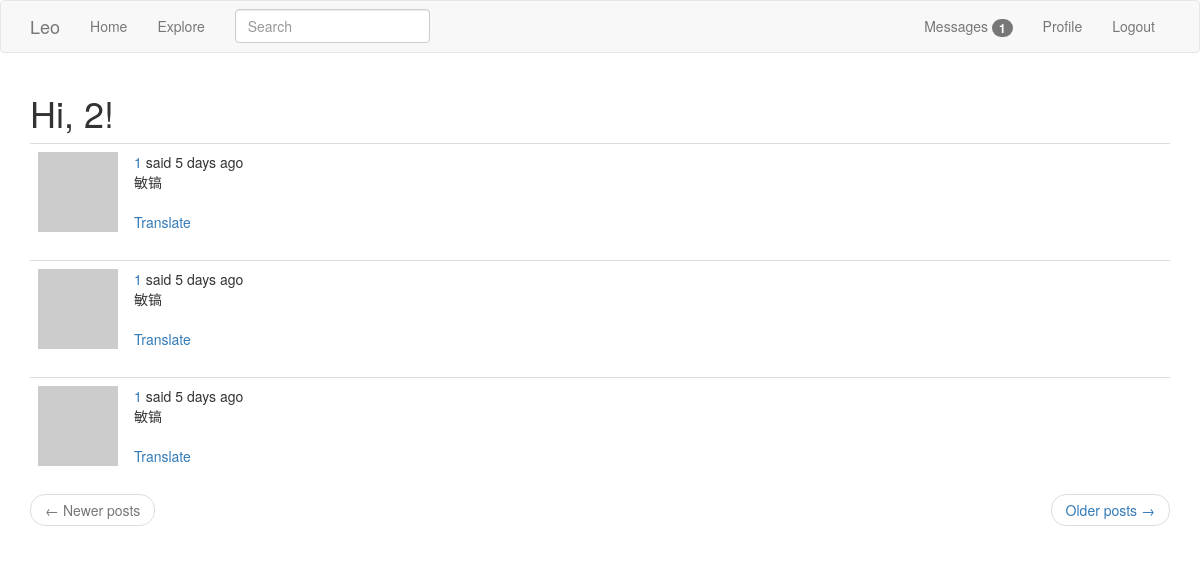
The page /explore (signed in) on the database its author committed.
### app/models.py (models this page shows, shortened)
class PaginatedAPIMixin(object):  # 分页表示mixin类，API用
    @staticmethod
    def to_collection_dict(query, page, per_page, endpoint, **kwargs):
        resources = query.paginate(page, per_page, False)
        data = {
            'items': [item.to_dict() for item in resources.items],
            '_meta': {
                'page': page,
                'per_page': per_page,
                'total_pages': resources.pages,
                'total_items': resources.total
            },
            '_links': {
                'self': url_for(endpoint, page=page, per_page=per_page,
                                **kwargs),
                'next': url_for(endpoint, page=page + 1, per_page=per_page,
                                **kwargs) if resources.has_next else None,
                'prev': url_for(endpoint, page=page - 1, per_page=per_page,
                                **kwargs) if resources.has_prev else None
            }
        }
        return data

class User(UserMixin, PaginatedAPIMixin, db.Model):  # 用户表
    id = db.Column(db.Integer, primary_key=True)
    username = db.Column(db.String(64), index=True, unique=True)
    email = db.Column(db.String(120), index=True, unique=True)
    password_hash = db.Column(db.String(128))   # 保存用户密码的哈希值
    posts = db.relationship('Post', backref='author', lazy='dynamic')
    about_me = db.Column(db.String(140))        # 个人资料编辑器
    last_seen = db.Column(db.DateTime, default=datetime.utcnow)  # 记录用户的最后访问时间
    token = db.Column(db.String(32), index=True, unique=True)
    token_expiration = db.Column(db.DateTime)
    followed = db.relationship(
        'User', secondary=followers,
        primaryjoin=(followers.c.follower_id == id),
        secondaryjoin=(followers.c.followed_id == id),
        backref=db.backref('followers', lazy='dynamic'), lazy='dynamic')
    messages_sent = db.relationship('Message',
                                    foreign_keys='Message.sender_id',
                                    backref='author', lazy='dynamic')
    messages_received = db.relationship('Message',
                                        foreign_keys='Message.recipient_id',
                                        backref='recipient', lazy='dynamic')
    last_message_read_time = db.Column(db.DateTime)
    notifications = db.relationship('Notification', backref='user',
                                    lazy='dynamic')
    tasks = db.relationship('Task', backref='user', lazy='dynamic')
    def avatar(self, size):  # 用户头像
        digest = md5(self.email.lower().encode('utf-8')).hexdigest()
        return 'https://www.gravatar.com/avatar/{}?d=identicon&s={}'.format(
            digest, size)
    def new_messages(self):  # 私有消息支持
        last_read_time = self.last_message_read_time or datetime(1900, 1, 1)
        return Message.query.filter_by(recipient=self).filter(
            Message.timestamp > last_read_time).count()
    def get_tasks_in_progress(self):
        return Task.query.filter_by(user=self, complete=False).all()

class SearchableMixin(object):  # 搜索类
    @classmethod
    def before_commit(cls, session):  # SQLAlchemy事件，事件之前触发
        session._changes = {
            'add': list(session.new),
            'update': list(session.dirty),
            'delete': list(session.deleted)
        }
    @classmethod
    def after_commit(cls, session):  # SQLAlchemy事件，事件之后触发
        for obj in session._changes['add']:
            if isinstance(obj, SearchableMixin):
                add_to_index(obj.__tablename__, obj)
        for obj in session._changes['update']:
            if isinstance(obj, SearchableMixin):
                add_to_index(obj.__tablename__, obj)
        for obj in session._changes['delete']:
            if isinstance(obj, SearchableMixin):
                remove_from_index(obj.__tablename__, obj)
        session._changes = None

class Post(SearchableMixin, db.Model):  # 发布用户状态表
    __searchable__ = ['body']
    id = db.Column(db.Integer, primary_key=True)
    body = db.Column(db.String(140))
    timestamp = db.Column(db.DateTime, index=True, default=datetime.utcnow)
    user_id = db.Column(db.Integer, db.ForeignKey('user.id'))  # 用户表ID
    language = db.Column(db.String(5))  # 监测用户语言

### app/main/routes.py (the view)
@bp.route('/explore')
@login_required
def explore(): # 发现页面，展示所有用户的全部动态。
    page = request.args.get('page', 1, type=int)
    posts = Post.query.order_by(Post.timestamp.desc()).paginate(
        page, current_app.config['POSTS_PER_PAGE'], False)
    next_url = url_for('main.explore', page=posts.next_num) if posts.has_next else None
    prev_url = url_for('main.explore', page=posts.prev_num) if posts.has_prev else None
    return render_template('index.html', title=_('Explore'),
                           posts=posts.items, next_url=next_url,
                           prev_url=prev_url)

### app/main/forms.py
class SearchForm(FlaskForm):  # 搜索表单
    q = StringField(_l('Search'), validators=[DataRequired()])
    def __init__(self, *args, **kwargs):
        if 'formdata' not in kwargs:
            kwargs['formdata'] = request.args
        if 'csrf_enabled' not in kwargs:
            kwargs['csrf_enabled'] = False
        super(SearchForm, self).__init__(*args, **kwargs)

### app/main/routes.py (called while the page is built)
@bp.before_app_request
def before_request():  # 记录用户最后访问时间
    if current_user.is_authenticated:
        current_user.last_seen = datetime.utcnow()
        db.session.commit()
        g.search_form = SearchForm()  # 在请求处理前的处理器中初始化搜索表单
    g.locale = str(get_locale())  # 存储选择的语言到flask.g中

### app/models.py (called while the page is built)
@login.user_loader
def load_user(id):
    return User.query.get(int(id))  # 传入字符串类型，使用数字ID的数据库需要将字符串转换为整数。

### app/templates/index.html (shortened to what this page needs)
{% extends "base.html" %}
{% import 'bootstrap/wtf.html' as wtf %}
{% block app_content %}
    <h1>{{ _('Hi, %(username)s!', username=current_user.username) }}</h1>
    {% for post in posts %}
        {% include '_post.html' %}
    {% endfor %}
    <nav aria-label="...">
        <ul class="pager">
            <li class="previous{% if not prev_url %} disabled{% endif %}">
                <a href="{{ prev_url or '#' }}">
                    <span aria-hidden="true">&larr;</span>
                    {{ _('Newer posts') }}
                </a>
            </li>
            <li class="next{% if not next_url %} disabled{% endif %}">
                <a href="{{ next_url or '#' }}">
                    {{ _('Older posts') }}
                    <span aria-hidden="true">&rarr;</span>
                </a>
            </li>
        </ul>
    </nav>
{% endblock %}

### app/templates/_post.html (shortened to what this page needs)
<table class="table table-hover">
    <tr>
    <td width="70px">
        <a href="{{ url_for('main.user', username=post.author.username) }}">
            <img src="{{ post.author.avatar(70) }}"/>
        </a>
    </td>
    <td>
        {{ _('%(username)s said %(when)s',username=user_link,
            when=moment(post.timestamp).fromNow()) }}<br>
        <span id="post{{ post.id }}">{{ post.body }}</span>
    {% if post.language and post.language != g.locale %}
        <br><br>
        <span id="translation{{ post.id }}">
            <a href="javascript:translate(
                '#post{{ post.id }}',
                '#translation{{ post.id }}',
                '{{ post.language }}',
                '{{ g.locale }}');">
            {{ _('Translate') }}</a>
        </span>
    {% endif %}
    </td>
    </tr>
</table>

### rows shown on the page
Post: body "敏镐"
Post: body "敏镐"
Post: body "敏镐"

### other values the page prints
{{ new_messages }} "1"
